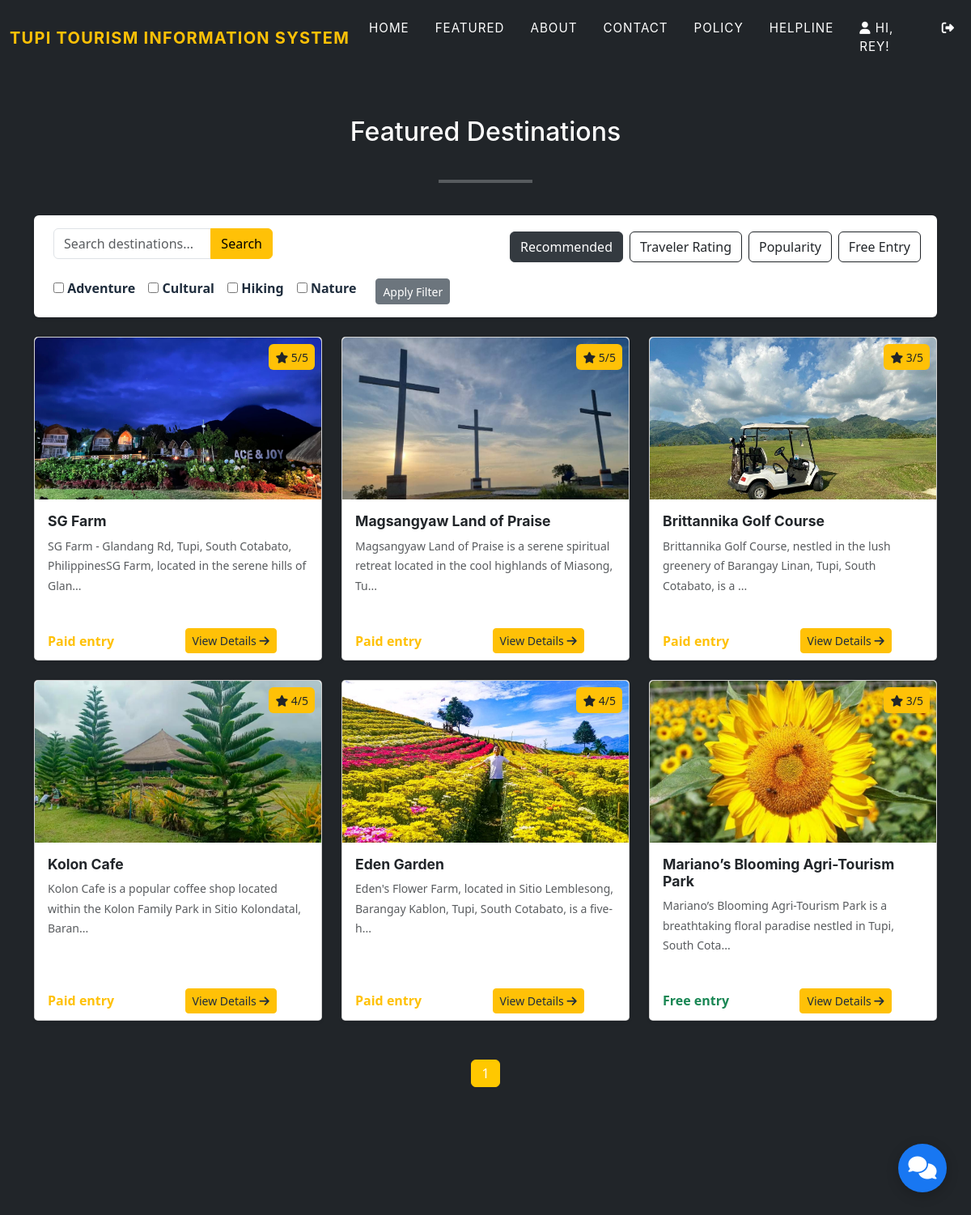
Page /?page=packages (signed in) on the committed database.
### tables this page shows
CREATE TABLE `location` (
  `id` int(30) NOT NULL,
  `title` text DEFAULT NULL,
  `tour_location` text DEFAULT NULL,
  `cost` text NOT NULL,
  `description` text DEFAULT NULL,
  `upload_path` text DEFAULT NULL,
  `status` tinyint(4) NOT NULL DEFAULT 1 COMMENT '1 =active ,2 = Inactive',
  `date_created` datetime NOT NULL DEFAULT current_timestamp(),
  `opening_hours` varchar(50) DEFAULT NULL COMMENT 'Opening hours in format like "9:00 AM - 5:00 PM"',
  `upload_path_video` text DEFAULT NULL,
  `category` text DEFAULT NULL COMMENT 'JSON array of category IDs'
);

### fetch_packages.php (called while the page is built, shortened)
<?php
function getCategories($conn) {
    $categories = [];
    $category_names = [];
    $category_query = "SELECT id, name FROM categories ORDER BY name ASC";
    $category_result = $conn->query($category_query);
    if ($category_result) {
        while ($row = $category_result->fetch_assoc()) {
            $categories[] = (string)$row['id'];
            $category_names[$row['id']] = $row['name'];
        }
    }
    return ['categories' => $categories, 'names' => $category_names];
}
function getCategorySql($conn, $category_filter) {
    if (empty($category_filter)) {
        return "";
    }
    $conditions = [];
    $category_sql = " AND (" . implode(" OR ", $conditions) . ")";
    return $category_sql;
}
function getTotalPackages($conn, $search_query, $category_sql) {
    $count_query = "SELECT COUNT(*) as total FROM packages WHERE status = 1";
    $count_query .= $category_sql;
    $total_result = $conn->query($count_query);
    return $total_result ? $total_result->fetch_assoc()['total'] : 0;
}
function getPackages($conn, $sort_type, $search_query, $category_sql, $offset, $items_per_page, $user_preference) {
    $packages = [];
    switch ($sort_type) {
        default:
            if (!empty($user_preference)) {
                $preference_array = json_decode($user_preference, true);
                if (json_last_error() === JSON_ERROR_NONE && is_array($preference_array)) {
                    $category_ids = $preference_array;
                } else {
                    $preferences = array_map('trim', explode(',', $user_preference));
                    $pref_names = implode("','", array_map(array($conn, 'real_escape_string'), $preferences));
                    $category_query = "SELECT id FROM categories WHERE name IN ('$pref_names')";
                    $category_result = $conn->query($category_query);
                    $category_ids = [];
                    if ($category_result) {
                        while ($row = $category_result->fetch_assoc()) {
                            $category_ids[] = $row['id'];
                        }
                    }
                }
                $displayed_ids = [];
                $base_query = "SELECT * FROM packages WHERE status = 1";
                $base_query .= $category_sql;
                if (!empty($category_ids)) {
                    $conditions = [];
                    foreach ($category_ids as $cat_id) {
                        $safe_cat_id = $conn->real_escape_string($cat_id);
                        $conditions[] = "JSON_CONTAINS(category, '\"$safe_cat_id\"')";
                    }
                    $preferred_query = $base_query . " AND (" . implode(" OR ", $conditions) . ")";
                    $preferred_query .= " LIMIT $offset, $items_per_page";
                    $result = $conn->query($preferred_query);
                    if ($result && $result->num_rows > 0) {
                        while ($row = $result->fetch_assoc()) {
                            $packages[] = $row;
                            $displayed_ids[] = $row['id'];
                        }
                    }
                    if (count($packages) < $items_per_page) {
                        $remaining = $items_per_page - count($packages);
                        $exclude_ids = !empty($displayed_ids) ? implode(",", array_map('intval', $displayed_ids)) : "0";
                        $fallback_query = $base_query . " AND id NOT IN ($exclude_ids)";
                        $fallback_query .= " ORDER BY RAND() LIMIT $remaining";
                        $result = $conn->query($fallback_query);
                        if ($result && $result->num_rows > 0) {
                            while ($row = $result->fetch_assoc()) {
                                $packages[] = $row;
                            }
                        }
                    }
                }
                return $packages;
            }
            break;
    }
    return $packages;
}
function getPackageCover($base_app, $package_id) {
    $cover = '';
    if (is_dir($base_app . 'uploads/package_' . $package_id)) {
        $img = scandir($base_app . 'uploads/package_' . $package_id);
        $k = array_search('.', $img);
        if ($k !== false) unset($img[$k]);
        $k = array_search('..', $img);
        if ($k !== false) unset($img[$k]);
        $cover = isset($img[2]) ? 'uploads/package_' . $package_id . '/' . $img[2] : "";
    }
    return $cover;
}
function getPackageRating($conn, $package_id) {
    $review = $conn->query("SELECT * FROM `rate_review` WHERE package_id='$package_id'");
    $review_count = $review->num_rows;
    $rate = 0;
    while ($r = $review->fetch_assoc()) {
        $rate += $r['rate'];
    }
    if ($rate > 0 && $review_count > 0) {
        $rate = number_format($rate / $review_count, 0, "");
    }
    return ['count' => $review_count, 'rate' => $rate];
}
?>

### config.php (called while the page is built, shortened)
<?php
function validate_image($file){
	if(!empty($file)){
		if(is_file(base_app.$file)){
			return base_url.$file;
		}else{
			return base_url.'dist/img/no-image-available.png';
		}
	}else{
		return base_url.'dist/img/no-image-available.png';
	}
}
?>

### packages.php (the view, shortened to what this page needs)
<section class="page-section bg-dark" id="home">
    <div class="container py-5">
        <?php
        require_once 'fetch_packages.php';
        $items_per_page = 6;
        $current_page = isset($_GET['p']) ? max(1, intval($_GET['p'])) : 1;
        $offset = ($current_page - 1) * $items_per_page;
        $search_query = isset($_GET['search']) ? trim($_GET['search']) : '';
        $category_filter = isset($_GET['categories']) && !empty($_GET['categories']) ? array_filter(explode(',', $_GET['categories']), 'is_numeric') : [];
        $category_data = getCategories($conn);
        $valid_category_ids = $category_data['categories'];
        $category_names = $category_data['names'];
        $category_filter = array_intersect($category_filter, $valid_category_ids);
        $category_sql = getCategorySql($conn, $category_filter);
        $total_items = getTotalPackages($conn, $search_query, $category_sql);
        $total_pages = ceil($total_items / $items_per_page);
        $sort_type = isset($_GET['sort']) ? $_GET['sort'] : 'recommended';
        $user_preference = isset($_SESSION['userdata']['preference']) ? $_SESSION['userdata']['preference'] : '';
        $packages = getPackages($conn, $sort_type, $search_query, $category_sql, $offset, $items_per_page, $user_preference);
        ?>
        <h2 class="text-center text-white mb-4">Featured Destinations</h2>
        <div class="d-flex w-100 justify-content-center mb-4">
            <hr class="border-light" style="border:2px solid" width="10%">
        </div>
        <div class="sort-filter-container mb-4 text-center bg-white p-3 rounded shadow-sm">
            <div class="d-flex justify-content-center flex-wrap align-items-center">
                <div class="input-group w-25 mb-2 mx-2 me-auto">
                    <input type="text" class="form-control" id="search-input" placeholder="Search destinations..." value="<?php echo htmlspecialchars($search_query); ?>">
                    <button class="btn btn-warning" type="button" onclick="searchPackages()">Search</button>
                </div>
                <button class="btn btn-outline-dark m-1 sort-filter-btn <?php echo !isset($_GET['sort']) || $_GET['sort'] == 'recommended' ? 'active' : '' ?>" onclick="sortPackages('recommended')">Recommended</button>
                <button class="btn btn-outline-dark m-1 sort-filter-btn <?php echo isset($_GET['sort']) && $_GET['sort'] == 'rating' ? 'active' : '' ?>" onclick="sortPackages('rating')">Traveler Rating</button>
                <button class="btn btn-outline-dark m-1 sort-filter-btn <?php echo isset($_GET['sort']) && $_GET['sort'] == 'popularity' ? 'active' : '' ?>" onclick="sortPackages('popularity')">Popularity</button>
                <button class="btn btn-outline-dark m-1 sort-filter-btn <?php echo isset($_GET['sort']) && $_GET['sort'] == 'free' ? 'active' : '' ?>" onclick="sortPackages('free')">Free Entry</button>
            </div>
            <div class="d-flex justify-content-right flex-wrap mt-3">
                <?php
                if (!empty($category_names)) {
                    foreach ($category_names as $cat_id => $cat_name) {
                        $cat_name = htmlspecialchars($cat_name);
                        $checked = in_array((string)$cat_id, $category_filter) ? 'checked' : '';
                        echo "<label class='mx-2'>";
                        echo "<input type='checkbox' class='category-filter' value='$cat_id' $checked> $cat_name";
                        echo "</label>";
                    }
                } else {
                    echo "<p class='text-muted'>No categories available. Please add categories in the admin panel.</p>";
                }
                ?>
                <button class="btn btn-sm btn-secondary ms-3" onclick="applyCategoryFilter()">Apply Filter</button>
            </div>
        </div>
        <div class="row">
            <?php
            foreach ($packages as $row) :
                $cover = getPackageCover(base_app, $row['id']);
                $row['description'] = strip_tags(stripslashes(html_entity_decode($row['description'])));
                $rating = getPackageRating($conn, $row['id']);
                $review_count = $rating['count'];
                $rate = $rating['rate'];
            ?>
                <div class="col-md-6 col-lg-4 mb-4">
                    <div class="card h-100 shadow-sm rounded-lg package-item">
                        <div class="position-relative">
                            <img class="card-img-top" src="<?php echo validate_image($cover) ?>" alt="<?php echo $row['title'] ?>" height="200rem" style="object-fit:cover">
                            <?php if ($review_count > 0) : ?>
                                <div class="position-absolute top-0 end-0 bg-warning text-dark px-2 py-1 m-2 rounded">
                                    <small><i class="fa fa-star"></i> <?php echo $rate ?>/5</small>
                                </div>
                            <?php endif; ?>
                        </div>
                        <div class="card-body">
                            <h5 class="card-title text-dark fw-bold"><?php echo $row['title'] ?></h5>
                            <p class="card-text text-muted small"><?php echo substr($row['description'], 0, 100) . '...'; ?></p>
                        </div>
                        <div class="card-footer bg-white border-top-0 d-flex justify-content-between align-items-center">
                            <div class="me-5 fw-bold <?php echo isset($row['cost']) && strtolower(trim($row['cost'])) == 'free entry' ? 'text-success' : 'text-warning'; ?>">
                                <?php if (isset($row['cost']) && strtolower(trim($row['cost'])) == 'free entry') : ?>
                                    <span><?php echo ucfirst($row['cost']); ?></span>
                                <?php else : ?>
                                    <span><?php echo htmlspecialchars($row['cost']); ?></span>
                                <?php endif; ?>
                            </div>
                            <a href="./?page=view_package&id=<?php echo md5($row['id']) ?>" class="btn btn-sm btn-warning">View Details <i class="fa fa-arrow-right"></i></a>
                        </div>
                    </div>
                </div>
            <?php endforeach; ?>
        </div>
        <div class="d-flex justify-content-center mt-4">
            <nav aria-label="Page navigation">
                <ul class="pagination">
                    <?php
                    $show_pages = 5;
                    $start_page = max(1, $current_page - floor($show_pages / 2));
                    $end_page = min($total_pages, $start_page + $show_pages - 1);
                    if ($end_page - $start_page + 1 < $show_pages) {
                        $start_page = max(1, $end_page - $show_pages + 1);
                    }
                    for ($i = $start_page; $i <= $end_page; $i++) :
                    ?>
                        <li class="page-item <?php echo $i == $current_page ? 'active' : '' ?>">
                            <a class="page-link" href="./?page=packages<?php echo isset($_GET['sort']) ? '&sort=' . $sort_type : ''; ?><?php echo !empty($search_query) ? '&search=' . urlencode($search_query) : ''; ?><?php echo !empty($category_filter) ? '&categories=' . urlencode(implode(',', $category_filter)) : ''; ?>&p=<?php echo $i ?>"><?php echo $i ?></a>
                        </li>
                    <?php endfor; ?>
                </ul>
            </nav>
        </div>
    </div>
</section>

### rows in the picture
location: shows a picture, rate "5", title "Magsangyaw Land of Praise", description "Magsangyaw Land of Praise is a serene spiritual retreat located in the cool highlands of Miasong, Tu", cost "Paid entry"
location: shows a picture, rate "3", title "Brittannika Golf Course", description "Brittannika Golf Course, nestled in the lush greenery of Barangay Linan, Tupi, South Cotabato, is a", cost "Paid entry"
location: shows a picture, rate "4", title "Kolon Cafe", description "Kolon Cafe is a popular coffee shop located within the Kolon Family Park in Sitio Kolondatal, Baran", cost "Paid entry"
location: shows a picture, rate "4", title "Eden Garden", description "Eden's Flower Farm, located in Sitio Lemblesong, Barangay Kablon, Tupi, South Cotabato, is a five-h", cost "Paid entry"
location: shows a picture, rate "3", title "Mariano’s Blooming Agri-Tourism Park", description "Mariano’s Blooming Agri-Tourism Park is a breathtaking floral paradise nestled in Tupi, South Cota", cost "Free entry"

### other values in the picture
$_settings->userdata('firstname') "REY"
$cat_name "Adventure"
$cat_name "Cultural"
$cat_name "Hiking"
$cat_name "Nature"
$rate "5"
$row['title'] "SG Farm"
substr($row['description'], 0, 100) "SG Farm - Glandang Rd, Tupi, South Cotabato, PhilippinesSG Farm, located in the serene hills of Glan"
$row['cost'] "Paid entry"
